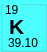
   <widget class="QGroupBox" name="groupBox_11">
    <property name="geometry">
     <rect>
      <x>2</x>
      <y>157</y>
      <width>47</width>
      <height>52</height>
     </rect>
    </property>
    <property name="autoFillBackground">
     <bool>false</bool>
    </property>
    <property name="styleSheet">
     <string notr="true">background-color: rgb(76, 255, 255);</string>
    </property>
    <property name="title">
     <string/>
    </property>
    <property name="flat">
     <bool>false</bool>
    </property>
    <widget class="QLabel" name="label_48">
     <property name="geometry">
      <rect>
       <x>5</x>
       <y>2</y>
       <width>16</width>
       <height>16</height>
      </rect>
     </property>
     <property name="text">
      <string>19</string>
     </property>
    </widget>
    <widget class="QLabel" name="label_49">
     <property name="geometry">
      <rect>
       <x>8</x>
       <y>36</y>
       <width>33</width>
       <height>13</height>
      </rect>
     </property>
     <property name="text">
      <string>39.10</string>
     </property>
    </widget>
    <widget class="QLabel" name="label_50">
     <property name="geometry">
      <rect>
       <x>9</x>
       <y>16</y>
       <width>31</width>
       <height>21</height>
      </rect>
     </property>
     <property name="font">
      <font>
       <pointsize>16</pointsize>
       <weight>75</weight>
       <bold>true</bold>
      </font>
     </property>
     <property name="text">
      <string>K</string>
     </property>
    </widget>
   </widget>
